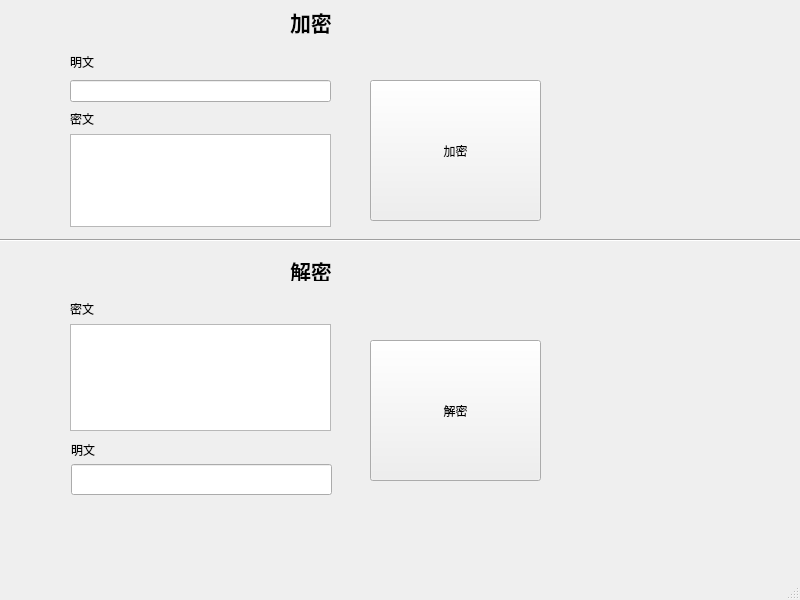
<?xml version="1.0" encoding="UTF-8"?>
<ui version="4.0">
 <class>MainWindow</class>
 <widget class="QMainWindow" name="MainWindow">
  <property name="geometry">
   <rect>
    <x>0</x>
    <y>0</y>
    <width>800</width>
    <height>600</height>
   </rect>
  </property>
  <property name="sizePolicy">
   <sizepolicy hsizetype="Fixed" vsizetype="Fixed">
    <horstretch>0</horstretch>
    <verstretch>0</verstretch>
   </sizepolicy>
  </property>
  <property name="baseSize">
   <size>
    <width>530</width>
    <height>630</height>
   </size>
  </property>
  <property name="windowTitle">
   <string>RSA实验</string>
  </property>
  <widget class="QWidget" name="centralwidget">
   <widget class="QLabel" name="label_title_e">
    <property name="geometry">
     <rect>
      <x>290</x>
      <y>6</y>
      <width>67</width>
      <height>31</height>
     </rect>
    </property>
    <property name="font">
     <font>
      <pointsize>16</pointsize>
      <weight>75</weight>
      <italic>false</italic>
      <bold>true</bold>
      <underline>false</underline>
     </font>
    </property>
    <property name="text">
     <string>加密</string>
    </property>
   </widget>
   <widget class="QPushButton" name="button_e">
    <property name="geometry">
     <rect>
      <x>370</x>
      <y>80</y>
      <width>171</width>
      <height>141</height>
     </rect>
    </property>
    <property name="text">
     <string>加密</string>
    </property>
   </widget>
   <widget class="Line" name="line">
    <property name="geometry">
     <rect>
      <x>-10</x>
      <y>230</y>
      <width>811</width>
      <height>20</height>
     </rect>
    </property>
    <property name="orientation">
     <enum>Qt::Horizontal</enum>
    </property>
   </widget>
   <widget class="QLabel" name="label_title_d">
    <property name="geometry">
     <rect>
      <x>290</x>
      <y>260</y>
      <width>67</width>
      <height>21</height>
     </rect>
    </property>
    <property name="font">
     <font>
      <pointsize>16</pointsize>
      <weight>75</weight>
      <bold>true</bold>
     </font>
    </property>
    <property name="text">
     <string>解密</string>
    </property>
   </widget>
   <widget class="QPushButton" name="button_d">
    <property name="geometry">
     <rect>
      <x>370</x>
      <y>340</y>
      <width>171</width>
      <height>141</height>
     </rect>
    </property>
    <property name="text">
     <string>解密</string>
    </property>
   </widget>
   <widget class="QWidget" name="layoutWidget">
    <property name="geometry">
     <rect>
      <x>70</x>
      <y>110</y>
      <width>261</width>
      <height>117</height>
     </rect>
    </property>
    <layout class="QVBoxLayout" name="verticalLayout_2">
     <item>
      <widget class="QLabel" name="label_e_c">
       <property name="text">
        <string>密文</string>
       </property>
      </widget>
     </item>
     <item>
      <widget class="QTextBrowser" name="text_e_c"/>
     </item>
    </layout>
   </widget>
   <widget class="QWidget" name="layoutWidget">
    <property name="geometry">
     <rect>
      <x>70</x>
      <y>50</y>
      <width>261</width>
      <height>52</height>
     </rect>
    </property>
    <layout class="QVBoxLayout" name="verticalLayout">
     <item>
      <widget class="QLabel" name="label_e_m">
       <property name="text">
        <string>明文</string>
       </property>
      </widget>
     </item>
     <item>
      <widget class="QLineEdit" name="line_e_m"/>
     </item>
    </layout>
   </widget>
   <widget class="QWidget" name="layoutWidget">
    <property name="geometry">
     <rect>
      <x>70</x>
      <y>300</y>
      <width>261</width>
      <height>131</height>
     </rect>
    </property>
    <layout class="QVBoxLayout" name="verticalLayout_3">
     <item>
      <widget class="QLabel" name="label_d_c">
       <property name="text">
        <string>密文</string>
       </property>
      </widget>
     </item>
     <item>
      <widget class="QTextBrowser" name="text_d_c">
       <property name="readOnly">
        <bool>false</bool>
       </property>
      </widget>
     </item>
    </layout>
   </widget>
   <widget class="QLabel" name="label_d_m">
    <property name="geometry">
     <rect>
      <x>71</x>
      <y>441</y>
      <width>30</width>
      <height>17</height>
     </rect>
    </property>
    <property name="text">
     <string>明文</string>
    </property>
   </widget>
   <widget class="QLineEdit" name="line_d_m">
    <property name="geometry">
     <rect>
      <x>71</x>
      <y>464</y>
      <width>261</width>
      <height>31</height>
     </rect>
    </property>
   </widget>
  </widget>
  <widget class="QMenuBar" name="menubar">
   <property name="geometry">
    <rect>
     <x>0</x>
     <y>0</y>
     <width>800</width>
     <height>25</height>
    </rect>
   </property>
  </widget>
  <widget class="QStatusBar" name="statusbar"/>
 </widget>
 <resources/>
 <connections/>
</ui>
